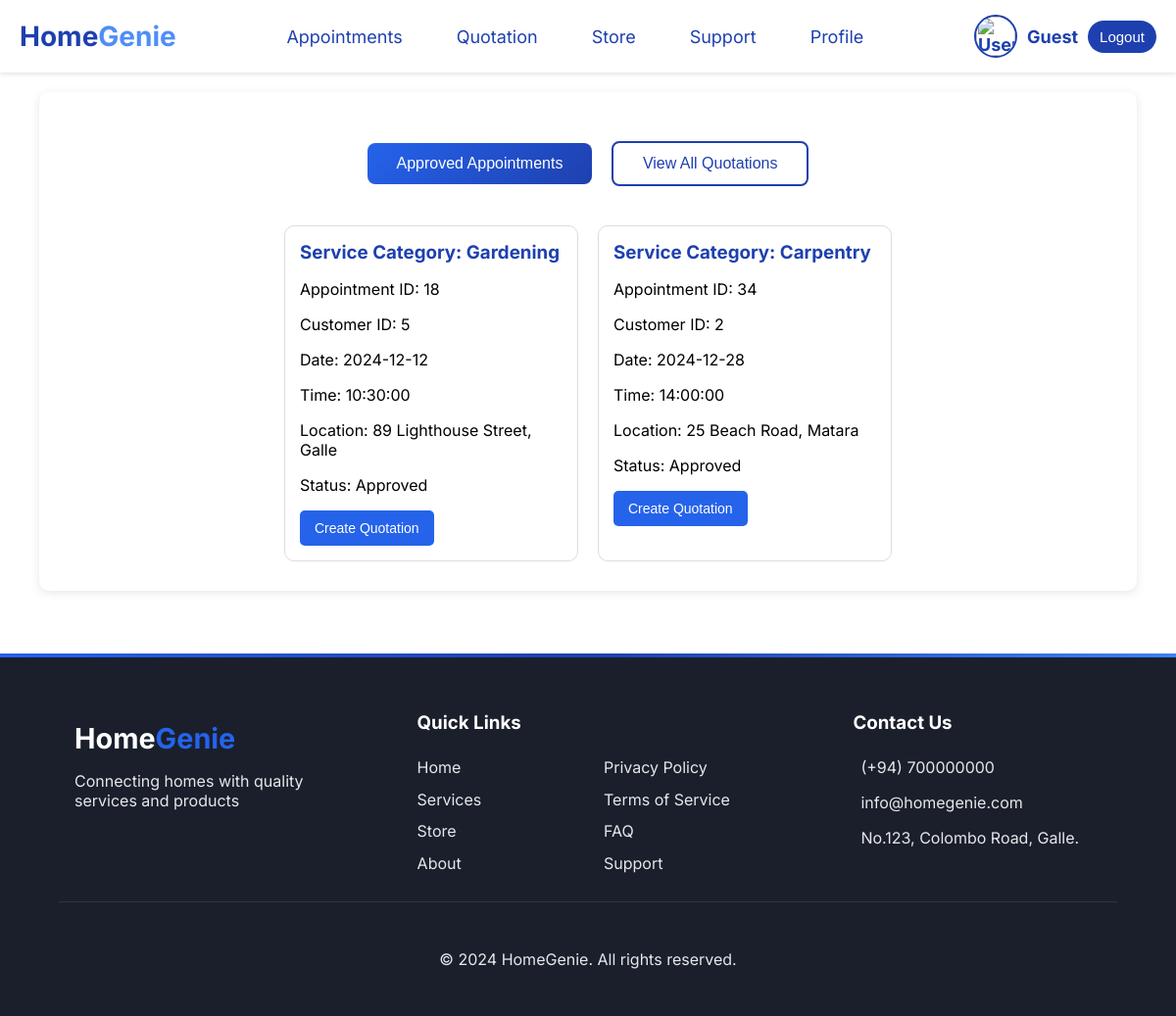
The app's page /ServiceProviderController/quotation, older data.
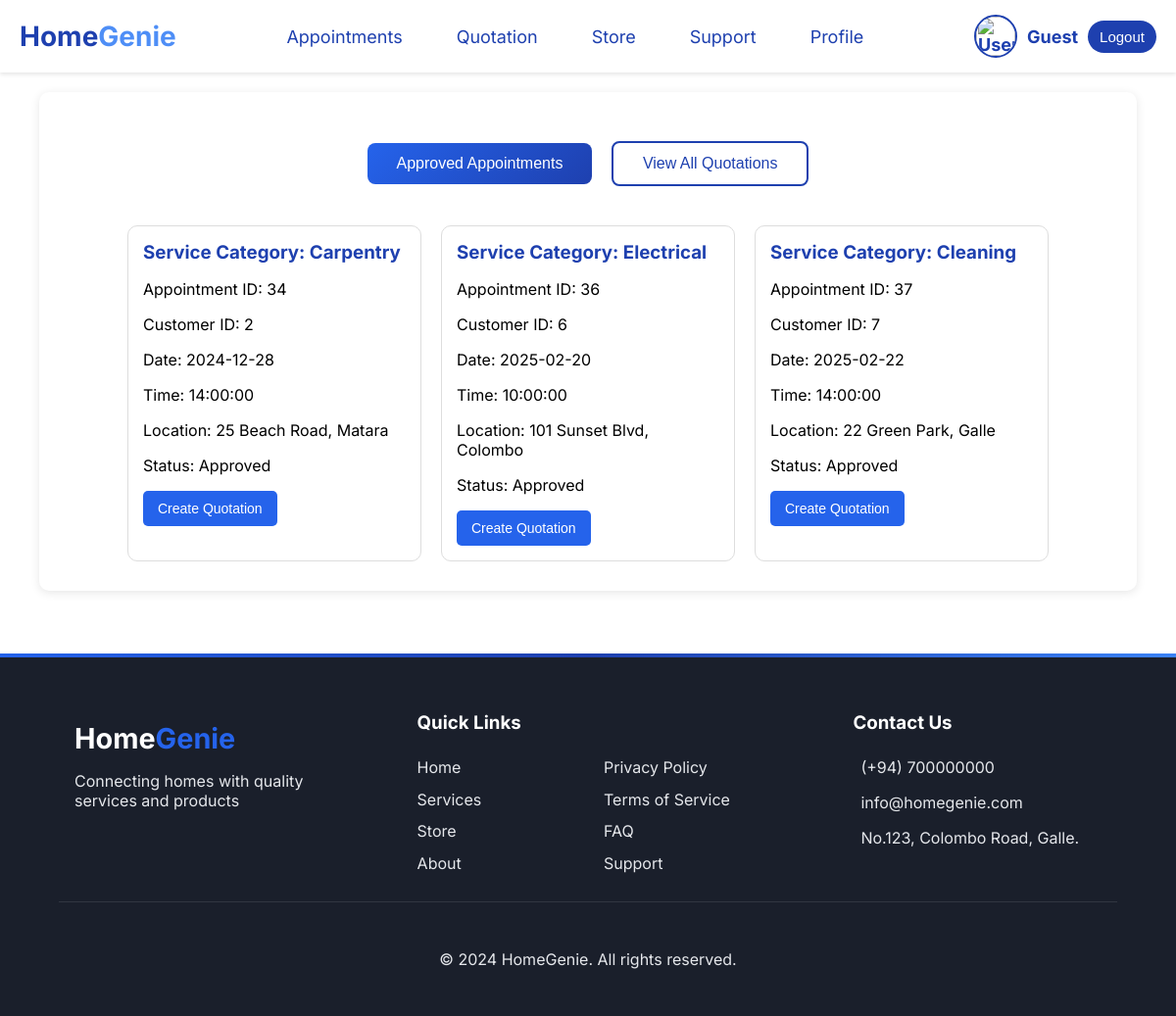
The same page, newer data.
### tables this page shows
CREATE TABLE `appointments` (
  `appointment_id` int(11) NOT NULL,
  `customer_id` int(11) NOT NULL,
  `service_provider_id` int(11) NOT NULL,
  `service_category` varchar(100) NOT NULL,
  `description` text NOT NULL,
  `appointment_date` date NOT NULL,
  `appointment_time` time NOT NULL,
  `location` varchar(255) NOT NULL,
  `status` varchar(50) DEFAULT 'Pending',
  `created_at` timestamp NOT NULL DEFAULT current_timestamp(),
  `updated_at` timestamp NOT NULL DEFAULT current_timestamp() ON UPDATE current_timestamp()
);

### app/controllers/ServiceProviderController.php (called while the page is built, shortened)
<?php
class ServiceProviderController extends Controller
{
    private $QuotationSVPModel;
    public function __construct()
    {
        $this->QuotationSVPModel = $this->model('QuotationSVPModel');
    }
    public function quotation()
    {
        $results1 = $this->QuotationSVPModel->getAllQuotations();
        $results = $this->QuotationSVPModel->getAllAppointments();
        $quotation_appointment_ids = array_map(function ($quote) {
            return $quote->appointment_id;
        }, $results1);
        $filteredAppointments = array_filter($results, function ($appointment) use ($quotation_appointment_ids) {
            return !in_array($appointment->appointment_id, $quotation_appointment_ids);
        });
        $filteredAppointments = array_values($filteredAppointments);
        $this->view('ServiceProvider/quotations', data: $filteredAppointments);
    }
}

### app/libraries/Core.php (called while the page is built, shortened)
<?php
class Core {
    protected $currentMethod = 'index';
    public function __construct() {
        $url = $this->getURL();
        if (isset($url[0]) && file_exists('../app/controllers/' . ucwords($url[0]) . '.php')) {
            unset($url[0]);
        }
        $this->currentController = new $this->currentController;
        if (isset($url[1]) && method_exists($this->currentController, $url[1])) {
            $this->currentMethod = $url[1];
            unset($url[1]);
        }
        $this->params = $url ? array_values($url) : [];
        call_user_func_array([$this->currentController, $this->currentMethod], $this->params);
    }
    public function getURL() {
        if (isset($_GET['url'])) {
            $url = rtrim($_GET['url'], '/');
            $url = filter_var($url, FILTER_SANITIZE_URL);
            return explode('/', $url);
        }
        return [];
    }
}

### public/index.php (called while the page is built, shortened)
<?php
   $init = new Core();
?>

### app/libraries/Database.php (called while the page is built, shortened)
<?php
class Database{
    private $host = DB_HOST;
    private $user = DB_USER;
    private $password = DB_PASSWORD;
    private $dbname = DB_NAME;
    private $dbh;
    private $statement;
    public function __construct(){
        $dsn = 'mysql:host='.$this->host.';dbname='.$this->dbname;
        $options = array(
            PDO::ATTR_PERSISTENT => true,
            PDO::ATTR_ERRMODE => PDO::ERRMODE_EXCEPTION
        );
        try {
            $this->dbh = new PDO($dsn, $this->user, $this->password, $options);
        } catch (PDOException $e) {
            $this->error = $e->getMessage();
            echo $this->error;
        }
    }
    public function query($sql){
        $this->statement = $this->dbh->prepare($sql);
    }
    public function execute(){
        return $this->statement->execute();
    }
    public function resultSet(){
        $this->execute();
        return $this->statement->fetchAll(PDO::FETCH_OBJ);
    }
}

### app/models/QuotationSVPModel.php (called while the page is built, shortened)
<?php
class QuotationSVPModel
{
  private $db;
  public function __construct()
  {
    $this->db = new Database();
  }
  public function getAllAppointments()
  {
    $query = "
            SELECT a.appointment_id, a.customer_id, a.service_category, a.appointment_date, a.appointment_time, a.location, a.status
            FROM appointments a
            WHERE a.status = 'Approved'";
    $this->db->query($query);
    return $this->db->resultset();
  }
  public function getAllQuotations()
  {
    $query = "
            SELECT a.appointment_id
            FROM quotations a";
    $this->db->query($query);
    return $this->db->resultset();
  }
}

### app/views/ServiceProvider/quotations.php (the view, shortened to what the changed rows need)
<!DOCTYPE html>
<html lang="en">
<head>
  <link rel="stylesheet" href="<?php echo URLROOT; ?>/public/css/SVP/SVP_quotations.css">
</head>
<body>
  <div class="container">
    <div id="appointments-section">
      <div class="appointments-container" style="justify-content: center;margin-top: 30px;">
        <?php if (!empty($data)): ?>
          <?php foreach ($data as $item): ?>
            <div class="card">
              <h3>Service Category: <?php echo htmlspecialchars($item->service_category); ?></h3>
              <p>Appointment ID: <?php echo htmlspecialchars($item->appointment_id); ?></p>
              <p>Customer ID: <?php echo htmlspecialchars($item->customer_id); ?></p>
              <p>Date: <?php echo htmlspecialchars($item->appointment_date); ?></p>
              <p>Time: <?php echo htmlspecialchars($item->appointment_time); ?></p>
              <p>Location: <?php echo htmlspecialchars($item->location); ?></p>
              <p>Status: <?php echo htmlspecialchars($item->status); ?></p>
              <button class="btn" style="color: white;" data-id="<?php echo $item->appointment_id; ?>"
                onclick="createQuotation(<?php echo $item->appointment_id; ?>)">
                Create Quotation
              </button>
            </div>
          <?php endforeach; ?>
        <?php else: ?>
          <p>No approved appointments available.</p>
        <?php endif; ?>
      </div>
    </div>
  </div>
</body>
</html>
<?php
require_once APPROOT . '/views/ServiceProvider/footer_svp.php';
?>

Row changes from the older to the newer data that the page shows:
no longer on this page (row unchanged): appointments: service_category "Gardening", appointment_id "18", customer "5", appointment_date "2024-12-12", appointment_time "10:30:00", location "89 Lighthouse Street, Galle", status "Approved"
added appointments: service_category "Electrical", appointment_id "36", customer "6", appointment_date "2025-02-20", appointment_time "10:00:00", location "101 Sunset Blvd, Colombo", status "Approved"
added appointments: service_category "Cleaning", appointment_id "37", customer "7", appointment_date "2025-02-22", appointment_time "14:00:00", location "22 Green Park, Galle", status "Approved"
